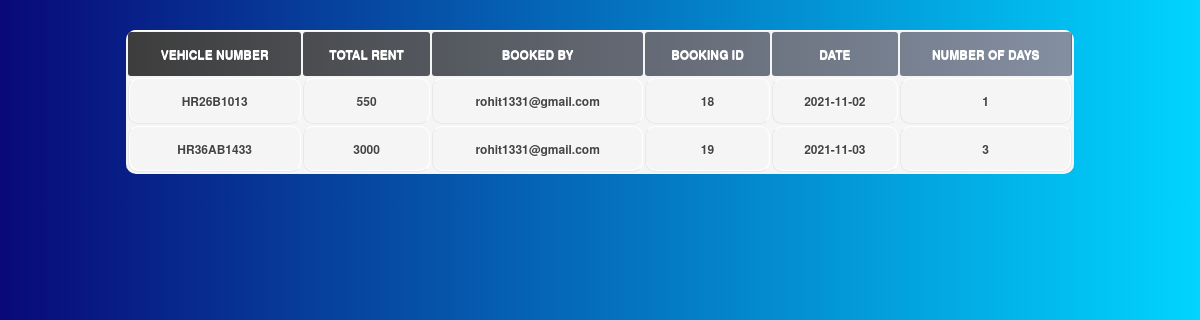
Page /booked_car.php (signed in) on the committed database.
### tables this page shows
CREATE TABLE `bookings` (
  `vehicle_number` varchar(100) NOT NULL,
  `total_rent` int(11) NOT NULL,
  `booked_by` varchar(100) NOT NULL,
  `booking_id` int(11) NOT NULL,
  `start_date` date NOT NULL,
  `number_of_days` int(11) NOT NULL
);

### booked_car.php (the view, shortened to what this page needs)
<?php
include "connection.php";
if (isset($_SESSION['username'])) {
?>
    <!DOCTYPE html>
    <html>
    <head>
    </head>
    <body>
        <div>
            <?php
            $sqll = "SELECT * FROM bookings";
            $resultt = mysqli_query($con, $sqll);
            echo "<center><table style='width:80%;'>";
            echo "<tr class='head'><th>VEHICLE NUMBER</th><th>TOTAL RENT</th><th>BOOKED BY</th><th>BOOKING ID</th><th>DATE</th><th>NUMBER OF DAYS</th></tr>";
            while ($row = mysqli_fetch_assoc($resultt)) {
                echo "<tr>";
                $vehicle_number = $row["vehicle_number"];
                $total_rent = $row["total_rent"];
                $booked_by = $row["booked_by"];
                $booking_id = $row["booking_id"];
                $date = $row['start_date'];
                $number_of_days = $row['number_of_days'];
                echo "<td>" . $vehicle_number . "</td>" . "<td>" . $total_rent . "</td>" . "<td>" . $booked_by . "</td>" . "<td>" . $booking_id . "</td>" . "<td>" . $date . "</td>" . "<td>" . $number_of_days . "</td>";
                echo "</tr>";
            }
            echo "</table></center>";
            ?>
        </div>
    </body>
    </html>
<?php
} else {
}
?>

### booked_car.php (style rules this page uses)
body { background: rgb(2, 0, 36); background: linear-gradient(90deg, rgba(2, 0, 36, 1) 0%, rgba(9, 9, 121, 1) 0%, rgba(0, 212, 255, 1) 100%); color: #444; font: 100%/30px 'Helvetica Neue', helvetica, arial, sans-serif; text-shadow: 0 1px 0 #fff; }
table { border-radius: 10px; background: #f5f5f5; border-collapse: separate; box-shadow: inset 0 1px 0 #fff; font-size: 12px; line-height: 24px; margin: 30px auto; text-align: left; max-width: 100%; }
td { border-radius: 10px; border-right: 1px solid #fff; border-left: 1px solid #e8e8e8; border-top: 1px solid #fff; border-bottom: 1px solid #e8e8e8; padding: 10px 15px; position: relative; transition: all 300ms; text-align: center; font-weight: bold; }
td:first-child { box-shadow: inset 1px 0 0 #fff; }
td:last-child { border-right: 1px solid #e8e8e8; box-shadow: inset -1px 0 0 #fff; }
tr:last-of-type td { box-shadow: inset 0 -1px 0 #fff; }
tr:last-of-type td:first-child { box-shadow: inset 1px -1px 0 #fff; }
tr:last-of-type td:last-child { box-shadow: inset -1px -1px 0 #fff; }
.head { background: rgb(2, 0, 36); background: linear-gradient(90deg, rgba(2, 0, 36, 1) 0%, rgba(61, 61, 61, 1) 0%, rgba(132, 143, 162, 1) 100%); text-align: center; }
th { padding: 10px; border-radius: 3px; color: white; }

### rows in the picture
bookings: vehicle_number "HR26B1013", total_rent "550", booked_by "rohit1331@gmail.com", booking_id "18", start_date "2021-11-02", number_of_days "1"
bookings: vehicle_number "HR36AB1433", total_rent "3000", booked_by "rohit1331@gmail.com", booking_id "19", start_date "2021-11-03", number_of_days "3"
